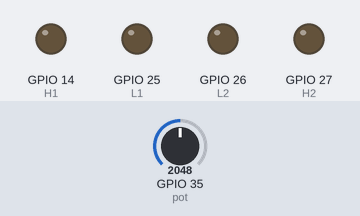
Simulated run of this program. Board: ESP32. On the bench: output pins drawn as LEDs (lit = HIGH). The test bench sets the inputs (shaded band); at power-on: GPIO 35 (pot) = 2048. What the program prints to the serial monitor is not drawn.

Above: at 1.7 s.
1.8 s: GPIO 35 (pot) set to 2101
At 3.0 s:
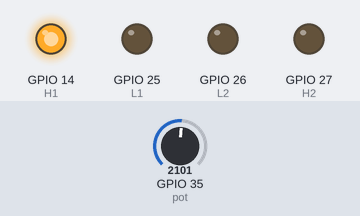
3.3 s: GPIO 35 (pot) set to 2866
At 4.3 s:
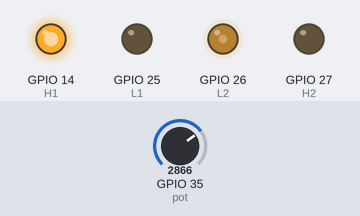
4.8 s: GPIO 35 (pot) set to 3603
At 5.6 s:
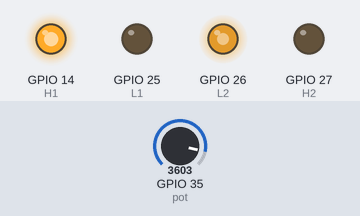
6.3 s: GPIO 35 (pot) set to 4095
At 6.9 s:
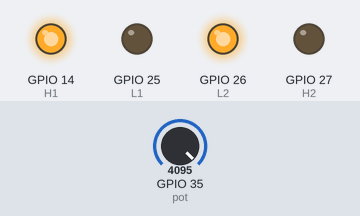
7.8 s: GPIO 35 (pot) set to 1228
At 8.9 s:
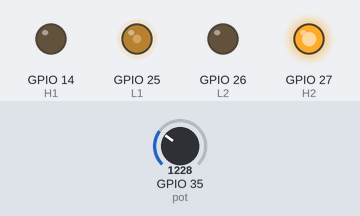
Timing chart, 0 to 10.3 s (numbered marks = the images above; inputs shaded):
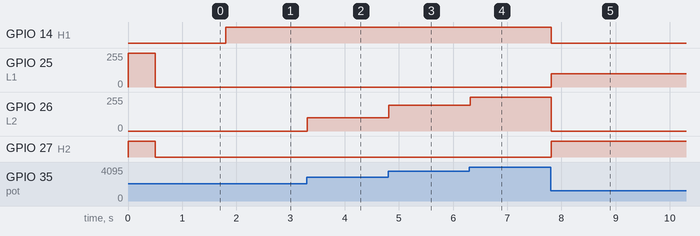

Measured:
- the behaviour switches between 2100 and 2101 on GPIO 35 (pot) (found by bisection; images 0 and 1)
- after the input at 1.8 s, GPIO 14 (H1): LOW → HIGH at once
- after the input at 3.3 s, GPIO 26 (L2): 0/255 → 98/255 at once
- after the input at 4.8 s, GPIO 26 (L2): 98/255 → 192/255 at once
- after the input at 6.3 s, GPIO 26 (L2): 192/255 → 255/255 at once
- after the input at 7.8 s, GPIO 14 (H1): HIGH → LOW at once; GPIO 25 (L1): 0/255 → 98/255 at once; GPIO 26 (L2): 255/255 → 0/255 at once; GPIO 27 (H2): LOW → HIGH at once

The program:

main.cpp
```cpp
#include <Arduino.h>
#include <WiFi.h>
#include <ESPmDNS.h>
#include <WiFiUdp.h>
#include <ArduinoOTA.h>
#include <string.h>
#include <addons.h>

TaskHandle_t Task1;
TaskHandle_t Task2;

const int L1 = 25;   //pwm
const int L2 = 26;   //pwm
const int H1 = 14;   //io
const int H2 = 27;   //io

const int pot = 35;

// setting PWM properties
const int freq = 20000;
const int ledChannel_0 = 0;
const int ledChannel_1 = 1;
const int resolution = 10;

int potValue = 0;
int PWM = 0;

void SPWM( void * parameter)
{
    Serial.println("SPWM");

    while(1){
      if((potValue < 2000)&&(potValue >= 0)){
        digitalWrite(H1, LOW);
        digitalWrite(H2, HIGH);
        PWM = map(potValue, 2000, 0, 0, 1023);
        ledcWrite(ledChannel_0, PWM);
        ledcWrite(ledChannel_1, 0);
      }
      if((potValue <= 4095)&&(potValue > 2100)){
        digitalWrite(H1, HIGH);
        digitalWrite(H2, LOW);
        PWM = map(potValue, 2100, 4095, 0, 1023);
        ledcWrite(ledChannel_1, PWM);
        ledcWrite(ledChannel_0, 0);
      }
      if((potValue>=2000)&&(potValue<=2100)){
        digitalWrite(H1, LOW);
        digitalWrite(H2, LOW);
        ledcWrite(ledChannel_0, 0);
        ledcWrite(ledChannel_1, 0);
      }
      vTaskDelay(10);
    }

    Serial.println("Ending SPWM");
    vTaskDelete(Task1);
}

void Servises( void * parameter)
{
    Serial.println("Servises");
    while(1){
        //ArduinoOTA.handle();
        potValue = analogRead(pot);
        vTaskDelay(100);
    }

    Serial.println("Ending Servises");
    vTaskDelete(Task2);
}

void setup() {
  // put your setup code here, to run once:
  Serial.begin(115200);
  Serial.println("Booting");
  //Serial.println("Frequency_2Ph_Gen");
  //wifi_set();
  //ota_start();

  ledcSetup(ledChannel_0, freq, resolution);
  ledcSetup(ledChannel_1, freq, resolution);


  ledcAttachPin(L1, ledChannel_0);
  ledcAttachPin(L2, ledChannel_1);

  pinMode (H1, OUTPUT);
  pinMode (H2, OUTPUT);

  digitalWrite(H1, LOW);
  digitalWrite(H2, LOW);
  ledcWrite(ledChannel_0, 0);
  ledcWrite(ledChannel_1, 0);

  xTaskCreatePinnedToCore(
    SPWM,             /* Task function. */
    "SPWM",           /* String with name of task. */
    20000,            /* Stack size in bytes. */
    NULL,             /* Parameter passed as input of the task */
    2,                /* Priority of the task. */
    &Task1,           /* Task handle. */
    0);               /* Core 0 */

  delay(500);

  xTaskCreatePinnedToCore(
    Servises,         /* Task function. */
    "Servises",       /* String with name of task. */
    8000,             /* Stack size in bytes. */
    NULL,             /* Parameter passed as input of the task */
    1,                /* Priority of the task. */
    &Task2,           /* Task handle. */
    1);               /* Core 1 */

}

void loop() {
vTaskDelete(NULL);
}
```

Source omitted: addons.h (data table, 3944 bytes)
